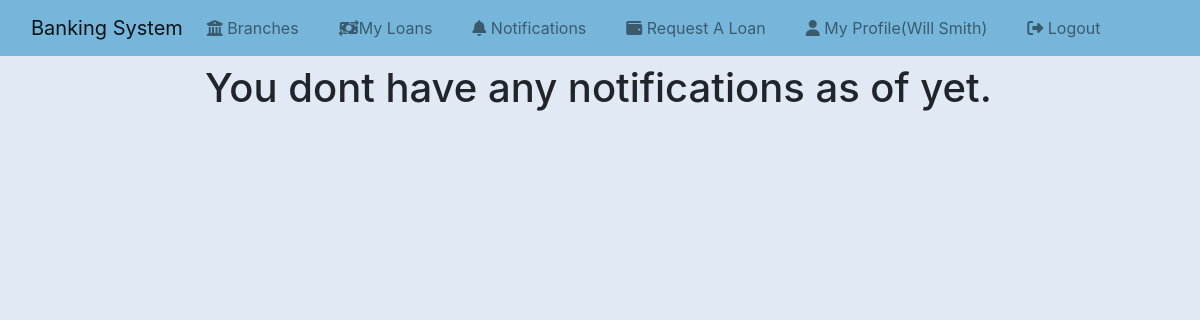
Page /notifications (signed in) on the earlier database version.
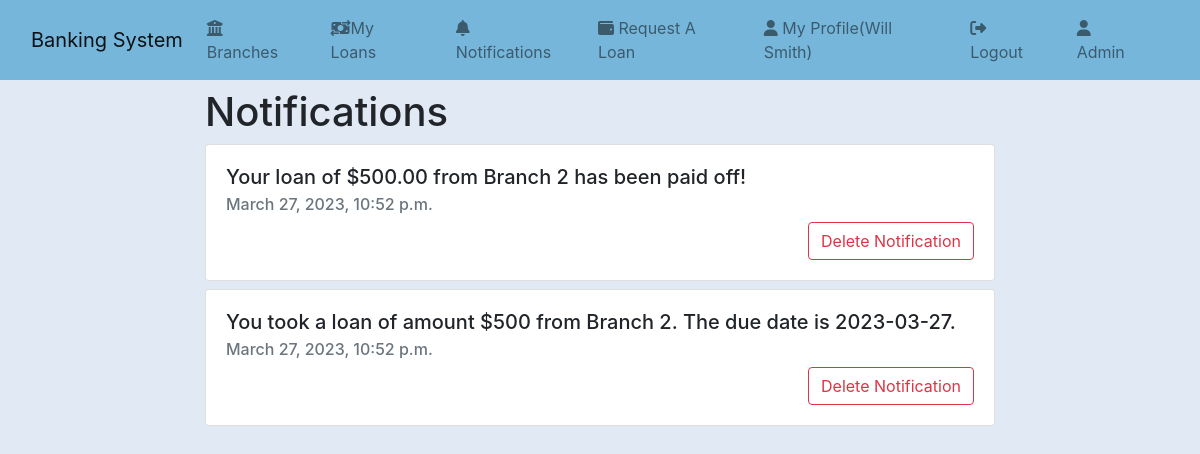
Same page on the later database version.
### app_authentication/models.py (models this page shows, shortened)
class User(AbstractBaseUser, PermissionsMixin):
    account_name = models.CharField(max_length=30, unique=True)
    pan_number_regex = '^[A-Z]{3}P[A-Z][0-9]{4}K$'
    pan_number_validator = RegexValidator(pan_number_regex,'Account Number must be in the format ABCP1X1234K','invalid')
    pan_number = models.CharField(validators=[pan_number_validator],max_length=11,unique=True,null=False,blank=False)
    phone_regex = '^\+?1?\d{9,15}$'
    phone_validator = RegexValidator(phone_regex,'Phone number must be entered in the format: +999999999. Up to 15 digits allowed.','invalid')
    phone = models.CharField(validators=[phone_validator],max_length=17,null=True,blank=True)
    address = models.CharField(max_length=100, null=True, blank=True)
    is_active = models.BooleanField(default=True)
    is_staff = models.BooleanField(default=False)
    self_employed = models.CharField(max_length=3, choices=SELF_EMPLOYED_MARRIAGE_CHOICES,default=SELF_EMPLOYED_MARRIAGE_CHOICES[0])
    married = models.CharField(max_length=3, choices=SELF_EMPLOYED_MARRIAGE_CHOICES,default=SELF_EMPLOYED_MARRIAGE_CHOICES[0])
    gender = models.CharField(max_length=6, choices=GENDER_CHOICES,default=GENDER_CHOICES[0])
    dependents = models.IntegerField(choices=DEPENDENTS_CHOICES,default=DEPENDENTS_CHOICES[0])
    education = models.CharField(max_length=13, choices=EDUCATION_CHOICES,default=EDUCATION_CHOICES[0])
    applicant_income = models.FloatField()
    co_applicant_income = models.FloatField(blank=True,null=True)
    property_area = models.CharField(max_length=5,choices=PROPERTY_AREA_CHOICES,default=PROPERTY_AREA_CHOICES[0])
    USERNAME_FIELD = 'account_name'
    REQUIRED_FIELDS = ['pan_number',]
    objects = UserManager()

### bank_management/models.py (models this page shows, shortened)
class Notification(models.Model):
    loan = models.ForeignKey(Loan, on_delete=models.CASCADE,blank=True, null=True)
    user = models.ForeignKey(User, on_delete=models.CASCADE)
    message = models.CharField(max_length=90,blank=True)
    date = models.DateTimeField(auto_now_add=True)
    is_seen = models.BooleanField(default=False)

### bank_management/views.py (the view)
# urls.py: path("notifications",notifications,name='notifications'),
@login_required
def notifications(request):
    notifications = Notification.objects.filter(user=request.user).order_by('-date')
    notifications.update(is_seen=True)
    context = {
        "notifications":notifications,
    }
    return render(request,"notifications.html",context=context)

### bank_management/context_processors.py (called while the page is built)
@login_required
def count_notifications(request):
    count_notifications = Notification.objects.filter(user=request.user,is_seen=False).count()
    return {"count_notifications":count_notifications}

### banking_system/templates/notifications.html
{% extends 'base.html' %} {% block content %}
<div class="row justify-content-center mt-2">
  <div class="col col-md-8">
    {% if not notifications %}
    <h1>You dont have any notifications as of yet.</h1>
    {% else %}
    <h1>Notifications</h1>
    {% for notification in notifications %}
    <div class="card mt-2">
      <div class="card-body">
        <h5 class="card-title">{{notification.message}}</h5>
        <h6 class="card-subtitle mb-2 text-muted">{{notification.date}}</h6>
        <a
          class="btn btn-outline-danger float-end"
          href="{% url 'delete-notification' notification.id %}"
        >
          Delete Notification
        </a>
      </div>
    </div>
    {% endfor %}{% endif %}
  </div>
</div>
{% endblock content %}

### banking_system/templates/base.html (shortened to what this page needs)
{% load static %}
<!DOCTYPE html>
<html lang="en">
  <head>
    <link
      href="https://cdn.jsdelivr.net/npm/bootstrap@5.0.2/dist/css/bootstrap.min.css"
      rel="stylesheet"
    />
    <link
      rel="stylesheet"
      href="https://cdnjs.cloudflare.com/ajax/libs/font-awesome/6.1.1/css/all.min.css"
    />
    <link
      rel="stylesheet"
      href="https://stackpath.bootstrapcdn.com/bootstrap/4.3.1/css/bootstrap.min.css"
    />
  </head>
  <body style="background-color: #e1e9f5">
    <nav
      class="navbar navbar-expand-lg navbar-light"
      style="background-color: #76b6db"
    >
      <div class="container-fluid">
        <a class="navbar-brand" href="{% url 'index' %}">Banking System</a>
        <div class="collapse navbar-collapse" id="navbarSupportedContent">
          <ul class="navbar-nav me-auto mb-1 mb-lg-0">
            <li class="nav-item mr-4">
              <a class="nav-link" href="{% url 'branches' %}"
                ><i class="fa-solid fa-building-columns"></i> Branches</a
              >
            </li>
            <li class="nav-item mr-4">
              <a class="nav-link" href="{% url 'loans' %}"
                ><i class="fa-solid fa-money-bill-transfer"></i>My Loans</a
              >
            </li>
            <li class="nav-item">
              <a class="nav-link mr-4" href="{% url 'notifications' %}"
                ><i class="fa-solid fa-bell"></i> Notifications
              </a>
            </li>
            <li class="nav-item">
              <a class="nav-link mr-4" href="{% url 'loan-request' %}"
                ><i class="fa-solid fa-wallet"></i> Request A Loan
              </a>
            </li>
            <li class="nav-item mr-4">
              <a class="nav-link" href="{% url 'my-profile' %}"
                ><i class="fa fa-user"></i> My
                Profile({{request.user.account_name}})</a
              >
            </li>
            <li class="nav-item mr-4">
              <a class="nav-link" href="{% url 'logout' %}"
                ><i class="fa-solid fa-right-from-bracket"></i> Logout</a
              >
            </li>
            {% if request.user.is_superuser %}
            <li class="nav-item mr-4">
              <a class="nav-link" href="/admin"
                ><i class="fa fa-user"></i> Admin</a
              >
            </li>
            {% endif %}
          </ul>
        </div>
      </div>
    </nav>
    {% block content %}  {% endblock content %}
  </body>
</html>

Differences in the rows shown:
changed User "Will Smith": is_superuser False → True (drawn)
added Notification: message "Your loan of $500.00 from Branch 2 has been paid off!", date "March 27, 2023, 10:52 p.m."
added Notification: message "You took a loan of amount $500 from Branch 2. The due date is 2023-03-27.", date "March 27, 2023, 10:52 p.m."
Other differences:
text no longer shown: "You dont have any notifications as of yet."
text now shown: "Admin Notifications"
